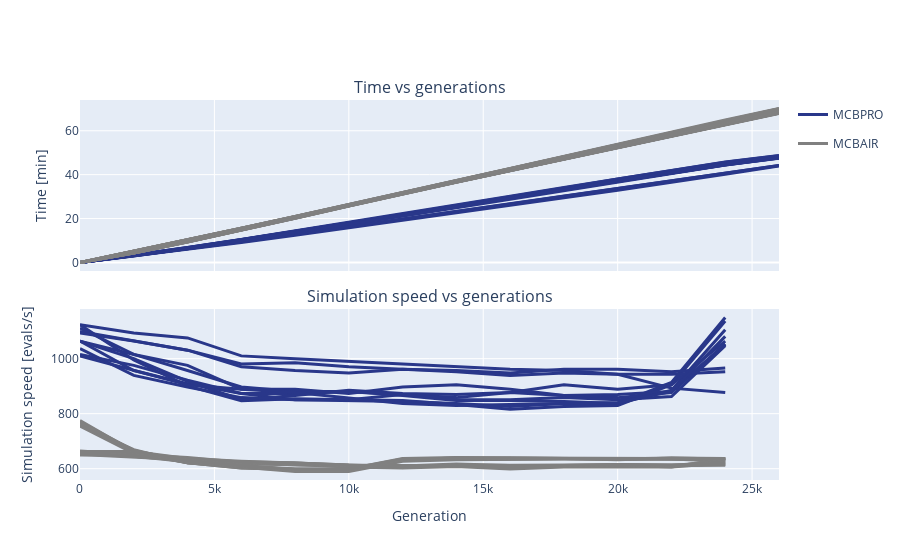

The notebook cell saved with this chart:
### Code cell
project_name='Macbooks-comparison'

import os
import numpy as np
import plotly
import plotly.graph_objects as go
from plotly.subplots import make_subplots
import json 
import pandas as pd

#add ../pybeme to the path
import sys
sys.path.append('../pybeme')
sys.path.append('..')

from pybeme.beme_experiment import load_experiment_results, extract_dataframe
from pybeme.reference_set import naive_pareto_front

# Upload the results.

folder_path=os.path.join(os.getcwd(), '..')

print(f"Using folder '{folder_path}' for the output results")

MCBPRO = load_experiment_results(os.path.join(folder_path, 'data',
                        'bemeopt__nsga2__anytown_rehab_f1__exp04', 'output', 'bemeopt__nsga2__anytown_rehab_f1__exp04__exp.json') )

MCBAIR = load_experiment_results(os.path.join(folder_path,'data',
                        'bemeopt__nsga2__anytown_rehab_f1__exp05', 'output','bemeopt__nsga2__anytown_rehab_f1__exp05__exp.json') )


from datetime import datetime

# times vs generation
fig = make_subplots(rows=2, cols=1, shared_xaxes=True, vertical_spacing=0.1, subplot_titles=('Time vs generations', 'Simulation speed vs generations'))
_names = ['MCBPRO', 'MCBAIR']
_colors = ['#29378A', '#808080', '#74BDA7','#02B9EA', '#F78132']
for e, exp in enumerate([MCBPRO, MCBAIR]):
    t_finals = []
    fr_all = []
    fr_all_avg = 0
    fr_all_std = 0
    for i, island in enumerate(exp['archipelago']['islands']):
        fevals = np.array([generation['fitness-evaluations'] for generation in island['generations']])
        times = np.array([datetime.strptime(generation['current-time'], "%a %b %d %H:%M:%S %Y") for generation in island['generations']])
        times = [(t-times[0]).total_seconds() for t in times]
        if i == 0:
            _showleg = True
        else:
            _showleg = False
        fig.add_trace(go.Scatter(x=fevals/100, y=[t/60 for t in times], mode='lines', line=dict(color=_colors[e], width=3), showlegend=_showleg, name=_names[e-2], legendgroup=_names[e-2]), row=1, col=1)
        fig.add_trace(go.Scatter(x=fevals[:-1]/100, y=[(fevals[i+1]-fevals[i])/((times[i+1]-times[i])) for i in range(len(times)-1)], mode='lines', line=dict(color=_colors[e], width=3), showlegend=False, name=_names[e-2], legendgroup=_names[e-2]), row=2, col=1)
        
        t_finals.append(times[-1])
        fr_all.extend([(fevals[i+1]-fevals[i])/((times[i+1]-times[i])) for i in range(len(times)-1)])
    
    print(f"Total time for the experiment on {_names[e]}: {np.mean(t_finals)/60:.2f} +- {np.std(t_finals)/60:.2f} min")
    print(f"Simulation speed for the experiment on {_names[e]}: {np.mean(fr_all):.2f} +- {np.std(fr_all):.2f} EPS/s")

fig.update_xaxes(title_text='Generation', row=2, col=1)
fig.update_yaxes(title_text='Time [min]', row=1, col=1)
fig.update_yaxes(title_text='Simulation speed [evals/s]', row=2, col=1)
fig.show()

### Figure 1 — Plotly figure (JSON) as saved in the notebook; plotly's stock layout.template omitted (floating-point values rounded to 4 significant figures)
{"data": [{"legendgroup": "MCBPRO", "line": {"color": "#29378A", "width": 3}, "mode": "lines", "name": "MCBPRO", "showlegend": true, "type": "scatter", "x": [1, 2001, 4001, 6001, 8001, 10001, 12001, 14001, 16001, 18001, 20001, 22001, 24001, 26001], "xaxis": "x", "y": [0, 3.133, 6.617, 10.28, 14.1, 18.02, 21.93, 25.87, 29.87, 33.95, 37.98, 42, 45.68, 48.62], "yaxis": "y"}, {"legendgroup": "MCBPRO", "line": {"color": "#29378A", "width": 3}, "mode": "lines", "name": "MCBPRO", "showlegend": false, "type": "scatter", "x": [1, 2001, 4001, 6001, 8001, 10001, 12001, 14001, 16001, 18001, 20001, 22001, 24001], "xaxis": "x2", "y": [1064.0, 956.9, 909.1, 873.4, 851.1, 851.1, 847.5, 833.3, 816.3, 826.4, 829.9, 905.0, 1136.0], "yaxis": "y2"}, {"legendgroup": "MCBPRO", "line": {"color": "#29378A", "width": 3}, "mode": "lines", "name": "MCBPRO", "showlegend": false, "type": "scatter", "x": [1, 2001, 4001, 6001, 8001, 10001, 12001, 14001, 16001, 18001, 20001, 22001, 24001, 26001], "xaxis": "x", "y": [0, 3.217, 6.767, 10.48, 14.37, 18.28, 22.22, 26.17, 30.15, 34.18, 38.17, 42.15, 45.8, 48.7], "yaxis": "y"}, {"legendgroup": "MCBPRO", "line": {"color": "#29378A", "width": 3}, "mode": "lines", "name": "MCBPRO", "showlegend": false, "type": "scatter", "x": [1, 2001, 4001, 6001, 8001, 10001, 12001, 14001, 16001, 18001, 20001, 22001, 24001], "xaxis": "x2", "y": [1036.0, 939.0, 896.9, 858.4, 851.1, 847.5, 843.9, 836.8, 826.4, 836.8, 836.8, 913.2, 1149.0], "yaxis": "y2"}, {"legendgroup": "MCBPRO", "line": {"color": "#29378A", "width": 3}, "mode": "lines", "name": "MCBPRO", "showlegend": false, "type": "scatter", "x": [1, 2001, 4001, 6001, 8001, 10001, 12001, 14001, 16001, 18001, 20001, 22001, 24001, 26001], "xaxis": "x", "y": [0, 3.283, 6.7, 10.32, 14.13, 17.95, 21.73, 25.58, 29.52, 33.45, 37.4, 41.38, 45.15, 48.17], "yaxis": "y"}, {"legendgroup": "MCBPRO", "line": {"color": "#29378A", "width": 3}, "mode": "lines", "name": "MCBPRO", "showlegend": false, "type": "scatter", "x": [1, 2001, 4001, 6001, 8001, 10001, 12001, 14001, 16001, 18001, 20001, 22001, 24001], "xaxis": "x2", "y": [1015.0, 975.6, 921.7, 873.4, 873.4, 881.1, 865.8, 847.5, 847.5, 843.9, 836.8, 885.0, 1105.0], "yaxis": "y2"}, {"legendgroup": "MCBPRO", "line": {"color": "#29378A", "width": 3}, "mode": "lines", "name": "MCBPRO", "showlegend": false, "type": "scatter", "x": [1, 2001, 4001, 6001, 8001, 10001, 12001, 14001, 16001, 18001, 20001, 22001, 24001, 26001], "xaxis": "x", "y": [0, 3.033, 6.167, 9.4, 12.83, 16.32, 19.83, 23.3, 26.78, 30.3, 33.77, 37.23, 40.73, 44.18], "yaxis": "y"}, {"legendgroup": "MCBPRO", "line": {"color": "#29378A", "width": 3}, "mode": "lines", "name": "MCBPRO", "showlegend": false, "type": "scatter", "x": [1, 2001, 4001, 6001, 8001, 10001, 12001, 14001, 16001, 18001, 20001, 22001, 24001], "xaxis": "x2", "y": [1099.0, 1064.0, 1031.0, 970.9, 956.9, 947.9, 961.5, 956.9, 947.9, 961.5, 961.5, 952.4, 966.2], "yaxis": "y2"}, {"legendgroup": "MCBPRO", "line": {"color": "#29378A", "width": 3}, "mode": "lines", "name": "MCBPRO", "showlegend": false, "type": "scatter", "x": [1, 2001, 4001, 6001, 8001, 10001, 12001, 14001, 16001, 18001, 20001, 22001, 24001, 26001], "xaxis": "x", "y": [0, 2.967, 6.317, 10.02, 13.95, 17.85, 21.77, 25.6, 29.48, 33.28, 36.97, 40.72, 44.4, 47.53], "yaxis": "y"}, {"legendgroup": "MCBPRO", "line": {"color": "#29378A", "width": 3}, "mode": "lines", "name": "MCBPRO", "showlegend": false, "type": "scatter", "x": [1, 2001, 4001, 6001, 8001, 10001, 12001, 14001, 16001, 18001, 20001, 22001, 24001], "xaxis": "x2", "y": [1124.0, 995.0, 900.9, 847.5, 854.7, 851.1, 869.6, 858.4, 877.2, 905.0, 888.9, 905.0, 1064.0], "yaxis": "y2"}, {"legendgroup": "MCBPRO", "line": {"color": "#29378A", "width": 3}, "mode": "lines", "name": "MCBPRO", "showlegend": false, "type": "scatter", "x": [1, 2001, 4001, 6001, 8001, 10001, 12001, 14001, 16001, 18001, 20001, 22001, 24001, 26001], "xaxis": "x", "y": [0, 3.3, 6.783, 10.47, 14.22, 17.97, 21.78, 25.5, 29.18, 32.93, 36.78, 40.67, 44.47, 47.63], "yaxis": "y"}, {"legendgroup": "MCBPRO", "line": {"color": "#29378A", "width": 3}, "mode": "lines", "name": "MCBPRO", "showlegend": false, "type": "scatter", "x": [1, 2001, 4001, 6001, 8001, 10001, 12001, 14001, 16001, 18001, 20001, 22001, 24001], "xaxis": "x2", "y": [1010.0, 956.9, 905.0, 888.9, 888.9, 873.4, 896.9, 905.0, 888.9, 865.8, 858.4, 877.2, 1053.0], "yaxis": "y2"}, {"legendgroup": "MCBPRO", "line": {"color": "#29378A", "width": 3}, "mode": "lines", "name": "MCBPRO", "showlegend": false, "type": "scatter", "x": [1, 2001, 4001, 6001, 8001, 10001, 12001, 14001, 16001, 18001, 20001, 22001, 24001, 26001], "xaxis": "x", "y": [0, 3.133, 6.467, 10.1, 14.02, 17.87, 21.63, 25.45, 29.28, 33.08, 36.93, 40.77, 44.55, 47.72], "yaxis": "y"}, {"legendgroup": "MCBPRO", "line": {"color": "#29378A", "width": 3}, "mode": "lines", "name": "MCBPRO", "showlegend": false, "type": "scatter", "x": [1, 2001, 4001, 6001, 8001, 10001, 12001, 14001, 16001, 18001, 20001, 22001, 24001], "xaxis": "x2", "y": [1064.0, 1000, 917.4, 851.1, 865.8, 885.0, 873.4, 869.6, 877.2, 865.8, 869.6, 881.1, 1053.0], "yaxis": "y2"}, {"legendgroup": "MCBPRO", "line": {"color": "#29378A", "width": 3}, "mode": "lines", "name": "MCBPRO", "showlegend": false, "type": "scatter", "x": [1, 2001, 4001, 6001, 8001, 10001, 12001, 14001, 16001, 18001, 20001, 22001, 24001, 26001], "xaxis": "x", "y": [0, 3, 6.283, 9.767, 13.48, 17.27, 21.05, 24.88, 28.8, 32.72, 36.6, 40.52, 44.38, 47.57], "yaxis": "y"}, {"legendgroup": "MCBPRO", "line": {"color": "#29378A", "width": 3}, "mode": "lines", "name": "MCBPRO", "showlegend": false, "type": "scatter", "x": [1, 2001, 4001, 6001, 8001, 10001, 12001, 14001, 16001, 18001, 20001, 22001, 24001], "xaxis": "x2", "y": [1111.0, 1015.0, 956.9, 896.9, 881.1, 881.1, 869.6, 851.1, 851.1, 858.4, 851.1, 862.1, 1047.0], "yaxis": "y2"}, {"legendgroup": "MCBPRO", "line": {"color": "#29378A", "width": 3}, "mode": "lines", "name": "MCBPRO", "showlegend": false, "type": "scatter", "x": [1, 2001, 4001, 6001, 8001, 10001, 12001, 14001, 16001, 18001, 20001, 22001, 24001, 26001], "xaxis": "x", "y": [0, 2.967, 6.017, 9.117, 12.42, 15.75, 19.12, 22.52, 25.95, 29.42, 32.9, 36.43, 40.17, 43.97], "yaxis": "y"}, {"legendgroup": "MCBPRO", "line": {"color": "#29378A", "width": 3}, "mode": "lines", "name": "MCBPRO", "showlegend": false, "type": "scatter", "x": [1, 2001, 4001, 6001, 8001, 10001, 12001, 14001, 16001, 18001, 20001, 22001, 24001], "xaxis": "x2", "y": [1124.0, 1093.0, 1075.0, 1010.0, 1000, 990.1, 980.4, 970.9, 961.5, 956.9, 943.4, 892.9, 877.2], "yaxis": "y2"}, {"legendgroup": "MCBPRO", "line": {"color": "#29378A", "width": 3}, "mode": "lines", "name": "MCBPRO", "showlegend": false, "type": "scatter", "x": [1, 2001, 4001, 6001, 8001, 10001, 12001, 14001, 16001, 18001, 20001, 22001, 24001, 26001], "xaxis": "x", "y": [0, 3.05, 6.183, 9.417, 12.82, 16.2, 19.63, 23.1, 26.6, 30.15, 33.67, 37.2, 40.73, 44.23], "yaxis": "y"}, {"legendgroup": "MCBPRO", "line": {"color": "#29378A", "width": 3}, "mode": "lines", "name": "MCBPRO", "showlegend": false, "type": "scatter", "x": [1, 2001, 4001, 6001, 8001, 10001, 12001, 14001, 16001, 18001, 20001, 22001, 24001], "xaxis": "x2", "y": [1093.0, 1064.0, 1031.0, 980.4, 985.2, 970.9, 961.5, 952.4, 939.0, 947.9, 943.4, 943.4, 952.4], "yaxis": "y2"}, {"legendgroup": "MCBPRO", "line": {"color": "#29378A", "width": 3}, "mode": "lines", "name": "MCBPRO", "showlegend": false, "type": "scatter", "x": [1, 2001, 4001, 6001, 8001, 10001, 12001, 14001, 16001, 18001, 20001, 22001, 24001, 26001], "xaxis": "x", "y": [0, 3.133, 6.417, 9.833, 13.58, 17.38, 21.27, 25.25, 29.27, 33.27, 37.25, 41.22, 45, 48.08], "yaxis": "y"}, {"legendgroup": "MCBPRO", "line": {"color": "#29378A", "width": 3}, "mode": "lines", "name": "MCBPRO", "showlegend": false, "type": "scatter", "x": [1, 2001, 4001, 6001, 8001, 10001, 12001, 14001, 16001, 18001, 20001, 22001, 24001], "xaxis": "x2", "y": [1064.0, 1015.0, 975.6, 888.9, 877.2, 858.4, 836.8, 829.9, 833.3, 836.8, 840.3, 881.1, 1081.0], "yaxis": "y2"}, {"legendgroup": "MCBAIR", "line": {"color": "#808080", "width": 3}, "mode": "lines", "name": "MCBAIR", "showlegend": true, "type": "scatter", "x": [1, 2001, 4001, 6001, 8001, 10001, 12001, 14001, 16001, 18001, 20001, 22001, 24001, 26001], "xaxis": "x", "y": [0, 4.3, 9.333, 14.7, 20.23, 25.8, 31.38, 36.65, 41.87, 47.08, 52.32, 57.57, 62.78, 68.03], "yaxis": "y"}, {"legendgroup": "MCBAIR", "line": {"color": "#808080", "width": 3}, "mode": "lines", "name": "MCBAIR", "showlegend": false, "type": "scatter", "x": [1, 2001, 4001, 6001, 8001, 10001, 12001, 14001, 16001, 18001, 20001, 22001, 24001], "xaxis": "x2", "y": [775.2, 662.3, 621.1, 602.4, 598.8, 597.0, 632.9, 639.0, 639.0, 636.9, 634.9, 639.0, 634.9], "yaxis": "y2"}, {"legendgroup": "MCBAIR", "line": {"color": "#808080", "width": 3}, "mode": "lines", "name": "MCBAIR", "showlegend": false, "type": "scatter", "x": [1, 2001, 4001, 6001, 8001, 10001, 12001, 14001, 16001, 18001, 20001, 22001, 24001, 26001], "xaxis": "x", "y": [0, 5.133, 10.25, 15.45, 20.8, 26.17, 31.6, 37.05, 42.5, 47.97, 53.42, 58.87, 64.33, 69.75], "yaxis": "y"}, {"legendgroup": "MCBAIR", "line": {"color": "#808080", "width": 3}, "mode": "lines", "name": "MCBAIR", "showlegend": false, "type": "scatter", "x": [1, 2001, 4001, 6001, 8001, 10001, 12001, 14001, 16001, 18001, 20001, 22001, 24001], "xaxis": "x2", "y": [649.4, 651.5, 641.0, 623.1, 621.1, 613.5, 611.6, 611.6, 609.8, 611.6, 611.6, 609.8, 615.4], "yaxis": "y2"}, {"legendgroup": "MCBAIR", "line": {"color": "#808080", "width": 3}, "mode": "lines", "name": "MCBAIR", "showlegend": false, "type": "scatter", "x": [1, 2001, 4001, 6001, 8001, 10001, 12001, 14001, 16001, 18001, 20001, 22001, 24001, 26001], "xaxis": "x", "y": [0, 5.017, 10.13, 15.4, 20.73, 26.1, 31.55, 37.02, 42.42, 47.87, 53.32, 58.73, 64.18, 69.62], "yaxis": "y"}, {"legendgroup": "MCBAIR", "line": {"color": "#808080", "width": 3}, "mode": "lines", "name": "MCBAIR", "showlegend": false, "type": "scatter", "x": [1, 2001, 4001, 6001, 8001, 10001, 12001, 14001, 16001, 18001, 20001, 22001, 24001], "xaxis": "x2", "y": [664.5, 651.5, 632.9, 625, 621.1, 611.6, 609.8, 617.3, 611.6, 611.6, 615.4, 611.6, 613.5], "yaxis": "y2"}, {"legendgroup": "MCBAIR", "line": {"color": "#808080", "width": 3}, "mode": "lines", "name": "MCBAIR", "showlegend": false, "type": "scatter", "x": [1, 2001, 4001, 6001, 8001, 10001, 12001, 14001, 16001, 18001, 20001, 22001, 24001, 26001], "xaxis": "x", "y": [0, 4.417, 9.5, 14.87, 20.38, 26.03, 31.68, 37, 42.27, 47.52, 52.77, 58.02, 63.27, 68.58], "yaxis": "y"}, {"legendgroup": "MCBAIR", "line": {"color": "#808080", "width": 3}, "mode": "lines", "name": "MCBAIR", "showlegend": false, "type": "scatter", "x": [1, 2001, 4001, 6001, 8001, 10001, 12001, 14001, 16001, 18001, 20001, 22001, 24001], "xaxis": "x2", "y": [754.7, 655.7, 621.1, 604.2, 590.0, 590.0, 627.0, 632.9, 634.9, 634.9, 634.9, 634.9, 627.0], "yaxis": "y2"}, {"legendgroup": "MCBAIR", "line": {"color": "#808080", "width": 3}, "mode": "lines", "name": "MCBAIR", "showlegend": false, "type": "scatter", "x": [1, 2001, 4001, 6001, 8001, 10001, 12001, 14001, 16001, 18001, 20001, 22001, 24001, 26001], "xaxis": "x", "y": [0, 5.1, 10.27, 15.6, 20.97, 26.4, 31.87, 37.35, 42.82, 48.32, 53.78, 59.25, 64.7, 70.02], "yaxis": "y"}, {"legendgroup": "MCBAIR", "line": {"color": "#808080", "width": 3}, "mode": "lines", "name": "MCBAIR", "showlegend": false, "type": "scatter", "x": [1, 2001, 4001, 6001, 8001, 10001, 12001, 14001, 16001, 18001, 20001, 22001, 24001], "xaxis": "x2", "y": [653.6, 645.2, 625, 621.1, 613.5, 609.8, 607.9, 609.8, 606.1, 609.8, 609.8, 611.6, 627.0], "yaxis": "y2"}, {"legendgroup": "MCBAIR", "line": {"color": "#808080", "width": 3}, "mode": "lines", "name": "MCBAIR", "showlegend": false, "type": "scatter", "x": [1, 2001, 4001, 6001, 8001, 10001, 12001, 14001, 16001, 18001, 20001, 22001, 24001, 26001], "xaxis": "x", "y": [0, 5.117, 10.3, 15.57, 20.92, 26.3, 31.8, 37.33, 42.82, 48.38, 53.88, 59.38, 64.88, 70.12], "yaxis": "y"}, {"legendgroup": "MCBAIR", "line": {"color": "#808080", "width": 3}, "mode": "lines", "name": "MCBAIR", "showlegend": false, "type": "scatter", "x": [1, 2001, 4001, 6001, 8001, 10001, 12001, 14001, 16001, 18001, 20001, 22001, 24001], "xaxis": "x2", "y": [651.5, 643.1, 632.9, 623.1, 619.2, 606.1, 602.4, 607.9, 598.8, 606.1, 606.1, 606.1, 636.9], "yaxis": "y2"}, {"legendgroup": "MCBAIR", "line": {"color": "#808080", "width": 3}, "mode": "lines", "name": "MCBAIR", "showlegend": false, "type": "scatter", "x": [1, 2001, 4001, 6001, 8001, 10001, 12001, 14001, 16001, 18001, 20001, 22001, 24001, 26001], "xaxis": "x", "y": [0, 4.333, 9.383, 14.75, 20.28, 25.87, 31.43, 36.68, 41.92, 47.15, 52.38, 57.65, 62.87, 68.1], "yaxis": "y"}, {"legendgroup": "MCBAIR", "line": {"color": "#808080", "width": 3}, "mode": "lines", "name": "MCBAIR", "showlegend": false, "type": "scatter", "x": [1, 2001, 4001, 6001, 8001, 10001, 12001, 14001, 16001, 18001, 20001, 22001, 24001], "xaxis": "x2", "y": [769.2, 660.1, 621.1, 602.4, 597.0, 598.8, 634.9, 636.9, 636.9, 636.9, 632.9, 639.0, 636.9], "yaxis": "y2"}, {"legendgroup": "MCBAIR", "line": {"color": "#808080", "width": 3}, "mode": "lines", "name": "MCBAIR", "showlegend": false, "type": "scatter", "x": [1, 2001, 4001, 6001, 8001, 10001, 12001, 14001, 16001, 18001, 20001, 22001, 24001, 26001], "xaxis": "x", "y": [0, 4.4, 9.383, 14.75, 20.23, 25.82, 31.42, 36.68, 41.93, 47.18, 52.43, 57.67, 62.9, 68.13], "yaxis": "y"}, {"legendgroup": "MCBAIR", "line": {"color": "#808080", "width": 3}, "mode": "lines", "name": "MCBAIR", "showlegend": false, "type": "scatter", "x": [1, 2001, 4001, 6001, 8001, 10001, 12001, 14001, 16001, 18001, 20001, 22001, 24001], "xaxis": "x2", "y": [757.6, 668.9, 621.1, 607.9, 597.0, 595.2, 632.9, 634.9, 634.9, 634.9, 636.9, 636.9, 636.9], "yaxis": "y2"}, {"legendgroup": "MCBAIR", "line": {"color": "#808080", "width": 3}, "mode": "lines", "name": "MCBAIR", "showlegend": false, "type": "scatter", "x": [1, 2001, 4001, 6001, 8001, 10001, 12001, 14001, 16001, 18001, 20001, 22001, 24001, 26001], "xaxis": "x", "y": [0, 4.333, 9.383, 14.72, 20.22, 25.82, 31.4, 36.67, 41.88, 47.1, 52.33, 57.58, 62.83, 68.1], "yaxis": "y"}, {"legendgroup": "MCBAIR", "line": {"color": "#808080", "width": 3}, "mode": "lines", "name": "MCBAIR", "showlegend": false, "type": "scatter", "x": [1, 2001, 4001, 6001, 8001, 10001, 12001, 14001, 16001, 18001, 20001, 22001, 24001], "xaxis": "x2", "y": [769.2, 660.1, 625, 606.1, 595.2, 597.0, 632.9, 639.0, 639.0, 636.9, 634.9, 634.9, 632.9], "yaxis": "y2"}, {"legendgroup": "MCBAIR", "line": {"color": "#808080", "width": 3}, "mode": "lines", "name": "MCBAIR", "showlegend": false, "type": "scatter", "x": [1, 2001, 4001, 6001, 8001, 10001, 12001, 14001, 16001, 18001, 20001, 22001, 24001, 26001], "xaxis": "x", "y": [0, 4.333, 9.333, 14.67, 20.15, 25.73, 31.32, 36.6, 41.85, 47.1, 52.33, 57.58, 62.82, 68.07], "yaxis": "y"}, {"legendgroup": "MCBAIR", "line": {"color": "#808080", "width": 3}, "mode": "lines", "name": "MCBAIR", "showlegend": false, "type": "scatter", "x": [1, 2001, 4001, 6001, 8001, 10001, 12001, 14001, 16001, 18001, 20001, 22001, 24001], "xaxis": "x2", "y": [769.2, 666.7, 625, 607.9, 597.0, 597.0, 630.9, 634.9, 634.9, 636.9, 634.9, 636.9, 634.9], "yaxis": "y2"}, {"legendgroup": "MCBAIR", "line": {"color": "#808080", "width": 3}, "mode": "lines", "name": "MCBAIR", "showlegend": false, "type": "scatter", "x": [1, 2001, 4001, 6001, 8001, 10001, 12001, 14001, 16001, 18001, 20001, 22001, 24001, 26001], "xaxis": "x", "y": [0, 5.083, 10.25, 15.55, 20.95, 26.37, 31.87, 37.37, 42.8, 48.25, 53.7, 59.13, 64.58, 69.93], "yaxis": "y"}, {"legendgroup": "MCBAIR", "line": {"color": "#808080", "width": 3}, "mode": "lines", "name": "MCBAIR", "showlegend": false, "type": "scatter", "x": [1, 2001, 4001, 6001, 8001, 10001, 12001, 14001, 16001, 18001, 20001, 22001, 24001], "xaxis": "x2", "y": [655.7, 645.2, 628.9, 617.3, 615.4, 606.1, 606.1, 613.5, 611.6, 611.6, 613.5, 611.6, 623.1], "yaxis": "y2"}, {"legendgroup": "MCBAIR", "line": {"color": "#808080", "width": 3}, "mode": "lines", "name": "MCBAIR", "showlegend": false, "type": "scatter", "x": [1, 2001, 4001, 6001, 8001, 10001, 12001, 14001, 16001, 18001, 20001, 22001, 24001, 26001], "xaxis": "x", "y": [0, 5.1, 10.25, 15.53, 20.88, 26.28, 31.73, 37.2, 42.67, 48.18, 53.67, 59.1, 64.6, 69.97], "yaxis": "y"}, {"legendgroup": "MCBAIR", "line": {"color": "#808080", "width": 3}, "mode": "lines", "name": "MCBAIR", "showlegend": false, "type": "scatter", "x": [1, 2001, 4001, 6001, 8001, 10001, 12001, 14001, 16001, 18001, 20001, 22001, 24001], "xaxis": "x2", "y": [653.6, 647.2, 630.9, 623.1, 617.3, 611.6, 609.8, 609.8, 604.2, 607.9, 613.5, 606.1, 621.1], "yaxis": "y2"}, {"legendgroup": "MCBAIR", "line": {"color": "#808080", "width": 3}, "mode": "lines", "name": "MCBAIR", "showlegend": false, "type": "scatter", "x": [1, 2001, 4001, 6001, 8001, 10001, 12001, 14001, 16001, 18001, 20001, 22001, 24001, 26001], "xaxis": "x", "y": [0, 5.033, 10.07, 15.3, 20.62, 25.98, 31.42, 36.92, 42.37, 47.82, 53.25, 58.67, 64.1, 69.53], "yaxis": "y"}, {"legendgroup": "MCBAIR", "line": {"color": "#808080", "width": 3}, "mode": "lines", "name": "MCBAIR", "showlegend": false, "type": "scatter", "x": [1, 2001, 4001, 6001, 8001, 10001, 12001, 14001, 16001, 18001, 20001, 22001, 24001], "xaxis": "x2", "y": [662.3, 662.3, 636.9, 627.0, 621.1, 613.5, 606.1, 611.6, 611.6, 613.5, 615.4, 613.5, 613.5], "yaxis": "y2"}, {"legendgroup": "MCBAIR", "line": {"color": "#808080", "width": 3}, "mode": "lines", "name": "MCBAIR", "showlegend": false, "type": "scatter", "x": [1, 2001, 4001, 6001, 8001, 10001, 12001, 14001, 16001, 18001, 20001, 22001, 24001, 26001], "xaxis": "x", "y": [0, 4.383, 9.4, 14.7, 20.15, 25.72, 31.28, 36.52, 41.72, 46.93, 52.15, 57.38, 62.62, 67.87], "yaxis": "y"}, {"legendgroup": "MCBAIR", "line": {"color": "#808080", "width": 3}, "mode": "lines", "name": "MCBAIR", "showlegend": false, "type": "scatter", "x": [1, 2001, 4001, 6001, 8001, 10001, 12001, 14001, 16001, 18001, 20001, 22001, 24001], "xaxis": "x2", "y": [760.5, 664.5, 628.9, 611.6, 598.8, 598.8, 636.9, 641.0, 639.0, 639.0, 636.9, 636.9, 634.9], "yaxis": "y2"}], "layout": {"annotations": [{"font": {"size": 16}, "showarrow": false, "text": "Time vs generations", "x": 0.5, "xanchor": "center", "xref": "paper", "y": 1, "yanchor": "bottom", "yref": "paper"}, {"font": {"size": 16}, "showarrow": false, "text": "Simulation speed vs generations", "x": 0.5, "xanchor": "center", "xref": "paper", "y": 0.45, "yanchor": "bottom", "yref": "paper"}], "xaxis": {"anchor": "y", "domain": [0, 1], "matches": "x2", "showticklabels": false}, "xaxis2": {"anchor": "y2", "domain": [0, 1], "title": {"text": "Generation"}}, "yaxis": {"anchor": "x", "domain": [0.55, 1], "title": {"text": "Time [min]"}}, "yaxis2": {"anchor": "x2", "domain": [0, 0.45], "title": {"text": "Simulation speed [evals/s]"}}}}
